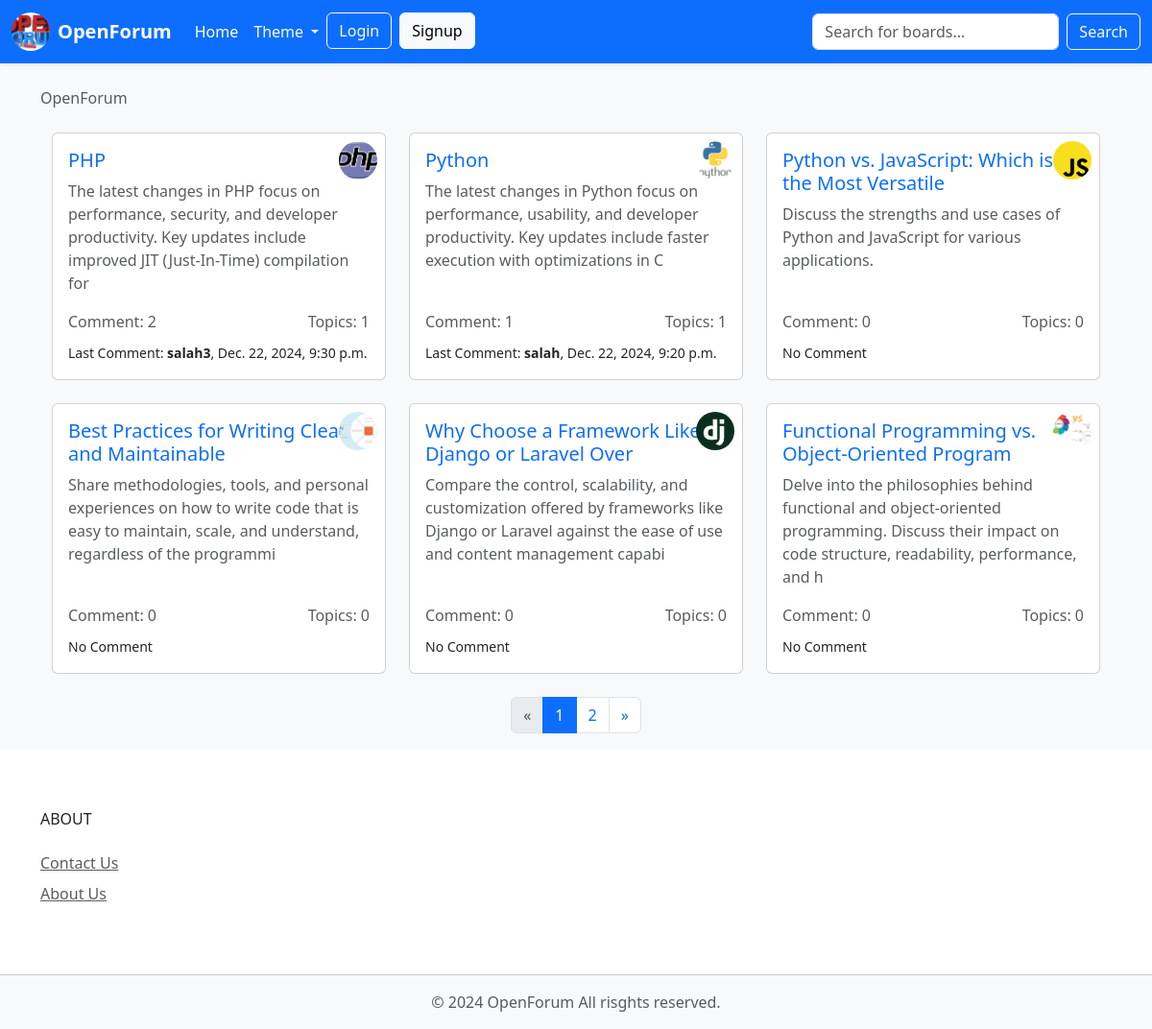
The page / on the database its author committed.
### forums/models.py (models this page shows, shortened)
class forummodel(models.Model):
    ForumTitile = models.CharField(max_length=50, unique=True)
    ForumDescription = models.CharField(max_length=150)
    ForumImage = models.ImageField(
        upload_to='board_images/',       # Directory within MEDIA_ROOT
        null=True,                       # Allow null values in the database
        blank=True,                      # Allow leaving the field blank in forms
        default='board_images/bootstrap.png'  # Path to the default image
    )
    def __str__(self):
        return self.ForumTitile
    def  gtc(self):
        return ForumSectionModel.objects.filter(board__ForumTitile=self).count()
    def gpc(self):
        return CommentModel.objects.filter(section__board=self).count()
    def glp(self):
        return CommentModel.objects.filter(section__board=self).order_by('-created_dt').first()

class CommentModel(models.Model):
    massg = models.TextField(max_length=4000)
    section = models.ForeignKey(ForumSectionModel,related_name='comt',on_delete=models.CASCADE)
    created_by = models.ForeignKey(User,related_name='comt',on_delete=models.CASCADE)
    created_dt = models.DateTimeField(auto_now_add=True)
    updated_by = models.ForeignKey(User,null=True,related_name='+',on_delete=models.CASCADE)
    updated_dt = models.DateTimeField(null=True)

### forums/views.py (the view)
class forummodelListView(ListView):
    model = forummodel
    context_object_name = 'boards'
    template_name = 'home.html'
    paginate_by = 6  # Number of boards per page
    def get_queryset(self):
        query = self.request.GET.get('query', '')  # Get the search query from the request
        if query:
            return forummodel.objects.filter(ForumTitile__icontains=query)  # Adjust field name as needed
        return forummodel.objects.all()
    def get_context_data(self, **kwargs):
        context = super().get_context_data(**kwargs)
        context['query'] = self.request.GET.get('query', '')
        return context

### templates/home.html (shortened to what this page needs)
{% extends 'base.html' %}
{% block breadcrumb %}
    <li class="breadcrumb-item active">OpenForum</li>
{% endblock %}
{% block content %}
<div class="container">
  <div class="row g-4">
    {% for board in boards %}
    <div class="col-md-4">
        <div class="card h-100 position-relative">
            <div class="position-absolute top-0 end-0 p-2">
              <img src="{{ board.ForumImage.url }}" alt="{{ board.ForumTitile }} Icon" class="rounded-circle" style="width: 40px; height: 40px; object-fit: cover;">
            </div>
            <div class="card-body d-flex flex-column">
                <h5 class="card-title">
                    <a href="{% url 'board_topics' board.pk %}" class="text-decoration-none text-primary">{{ board.ForumTitile }}</a>
                </h5>
                <p class="card-text text-muted">{{ board.ForumDescription }}</p>
                <div class="mt-auto">
                    <div class="d-flex justify-content-between text-muted">
                        <span>Comment: {{ board.gpc }}</span>
                        <span>Topics: {{ board.gtc }}</span>
                    </div>
                    {% with post=board.glp %}
                    <div class="mt-2">
                        {% if post %}
                            <small>Last Comment: <strong>{{ post.created_by.username }}</strong>, {{ post.created_dt }}</small>
                        {% else %}
                            <small>No Comment</small>
                        {% endif %}
                    </div>
                    {% endwith %}
                </div>
            </div>
        </div>
    </div>
    {% endfor %}
</div>
</div>
{% if page_obj.has_other_pages %}
<div class="d-flex justify-content-center mt-4">
    <nav aria-label="Boards pagination">
        <ul class="pagination">
            {% if page_obj.has_previous %}
            <li class="page-item">
                <a class="page-link" href="?page={{ page_obj.previous_page_number }}" aria-label="Previous">&laquo;</a>
            </li>
            {% else %}
            <li class="page-item disabled">
                <span class="page-link">&laquo;</span>
            </li>
            {% endif %}
            {% for num in page_obj.paginator.page_range %}
            {% if num >= page_obj.number|add:-2 and num <= page_obj.number|add:2 %}
            <li class="page-item {% if num == page_obj.number %}active{% endif %}">
                <a class="page-link" href="?page={{ num }}">{{ num }}</a>
            </li>
            {% endif %}
            {% endfor %}
            {% if page_obj.has_next %}
            <li class="page-item">
                <a class="page-link" href="?page={{ page_obj.next_page_number }}" aria-label="Next">&raquo;</a>
            </li>
            {% else %}
            <li class="page-item disabled">
                <span class="page-link">&raquo;</span>
            </li>
            {% endif %}
        </ul>
    </nav>
</div>
{% endif %}
{% endblock %}

### templates/base.html (shortened to what this page needs)
<!DOCTYPE html>
<html lang="en">
<head>
  {% load socialaccount %}
    {% load static %}
    <link rel="stylesheet" href="{% static 'css/bootstrap.min.css' %}">
    <link rel="stylesheet" href="{% static 'css/bootstrap-icons.css' %}">
    <link href="https://cdn.jsdelivr.net/npm/bootstrap-icons/font/bootstrap-icons.css" rel="stylesheet">
</head>
<body class="bg-light text-dark">
{% block body %}
<nav class="navbar navbar-expand-lg navbar-dark bg-primary shadow-sm">
  <div class="container-fluid">
    <a class="navbar-brand d-flex align-items-center" href="{% url 'home' %}">
      <img src="{% static 'img/icon.JFIF' %}" alt="Django" class="rounded-circle me-2" style="width: 40px; height: 40px; object-fit: cover;">
      <span class="fw-bold">OpenForum</span>
    </a>
    <div class="collapse navbar-collapse" id="navbarSupportedContent">
      <ul class="navbar-nav me-auto mb-2 mb-lg-0">
        <li class="nav-item">
          <a class="nav-link active" href="{% url 'home' %}">Home</a>
        </li>
        <li class="nav-item dropdown">
          <a class="nav-link dropdown-toggle text-light" href="#" id="navbarDropdown" role="button" data-bs-toggle="dropdown" aria-expanded="false">
            Theme
          </a>
        </li>
        {% if user.is_authenticated %}
        <li class="nav-item dropdown">
          <a class="nav-link dropdown-toggle text-light" href="#" id="userDropdown" role="button" data-bs-toggle="dropdown" aria-expanded="false">
            Welcome, {{ user.username }}
          </a>
          <ul class="dropdown-menu dropdown-menu-end" aria-labelledby="userDropdown">
            <li><a class="dropdown-item" href="{% url 'my_account' %}">My Profile</a></li>
            <li><a class="dropdown-item" href="{% url 'password_change' %}">Reset Password</a></li>
            <li><hr class="dropdown-divider"></li>
            <li>
              <form method="post" action="{% url 'logout' %}">
                {% csrf_token %}
                <button type="submit" class="dropdown-item">Logout</button>
              </form>
            </li>
          </ul>
        </li>
        {% else %}
        <li class="nav-item">
          <a href="{% url 'login' %}" class="btn btn-outline-light me-2">Login</a>
        </li>
        <li class="nav-item">
          <a href="{% url 'signup' %}" class="btn btn-light">Signup</a>
        </li>
        {% endif %}
      </ul>
      <form class="d-flex" method="GET" action="{% url 'home' %}">
        <input class="form-control me-2" name="query" type="search" placeholder="Search for boards..." value="{{ query|default_if_none:'' }}" aria-label="Search">
        <button class="btn btn-outline-light" type="submit">Search</button>
      </form>
    </div>
  </div>
</nav>
<div class="container">
  <ol class="breadcrumb my-4">
    {% block breadcrumb %}{% endblock %}
  </ol>
  {% block content %}{% endblock %}
</div>
{% endblock body %}
{% block footer %}
{% include "partials/footer.html" %}
{% endblock %}
</body>
</html>

### templates/partials/footer.html
<footer class="bg-white">
  <div class="container py-5">
    <div class="row py-3">
      <div class="col-lg-2 col-md-6 mb-4 mb-lg-0">
        <h6 class="text-uppercase font-weight-bold mb-4">About</h6>
        <ul class="list-unstyled mb-0">
          <li class="mb-2"><a href="{% url 'contact' %}" class="text-muted">Contact Us</a></li>
          <li class="mb-2"><a href="#" class="text-muted">About Us</a></li>
        </ul>
      </div>
    </div>
  </div>
  <hr class="p-0 m-0 b-0">
  <div class="bg-light py-2">
    <div class="container text-center">
      <p class="text-muted mb-0 py-2">&copy; 2024 OpenForum All risghts reserved.</p>
      </div>
    </div>
</footer>

### rows shown on the page
forummodel: ForumImage (picture), ForumTitile "PHP", ForumDescription "The latest changes in PHP focus on performance, security, and developer productivity. Key updates include improved JIT (Just-In-Time) compilation for", gpc "2", gtc "1", glp.created_by.username "salah3", glp.created_dt "Dec. 22, 2024, 9:30 p.m."
forummodel: ForumImage (picture), ForumTitile "Python", ForumDescription "The latest changes in Python focus on performance, usability, and developer productivity. Key updates include faster execution with optimizations in C", gpc "1", gtc "1", glp.created_by.username "salah", glp.created_dt "Dec. 22, 2024, 9:20 p.m."
forummodel: ForumImage (picture), ForumTitile "Python vs. JavaScript: Which is the Most Versatile", ForumDescription "Discuss the strengths and use cases of Python and JavaScript for various applications.", gpc "0", gtc "0", shows "No Comment"
forummodel: ForumImage (picture), ForumTitile "Best Practices for Writing Clean and Maintainable", ForumDescription "Share methodologies, tools, and personal experiences on how to write code that is easy to maintain, scale, and understand, regardless of the programmi", gpc "0", gtc "0", shows "No Comment"
forummodel: ForumImage (picture), ForumTitile "Why Choose a Framework Like Django or Laravel Over", ForumDescription "Compare the control, scalability, and customization offered by frameworks like Django or Laravel against the ease of use and content management capabi", gpc "0", gtc "0", shows "No Comment"
forummodel: ForumImage (picture), ForumTitile "Functional Programming vs. Object-Oriented Program", ForumDescription "Delve into the philosophies behind functional and object-oriented programming. Discuss their impact on code structure, readability, performance, and h", gpc "0", gtc "0", shows "No Comment"

### other values the page prints
{{ num }} "1" "2"
